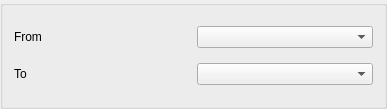
<?xml version="1.0" encoding="UTF-8"?>
<ui version="4.0">
 <class>RangeWidget</class>
 <widget class="QWidget" name="RangeWidget">
  <property name="enabled">
   <bool>true</bool>
  </property>
  <property name="geometry">
   <rect>
    <x>0</x>
    <y>0</y>
    <width>387</width>
    <height>109</height>
   </rect>
  </property>
  <property name="windowTitle">
   <string>RangeWidget</string>
  </property>
  <layout class="QVBoxLayout" name="verticalLayout">
   <property name="leftMargin">
    <number>0</number>
   </property>
   <property name="topMargin">
    <number>0</number>
   </property>
   <property name="rightMargin">
    <number>0</number>
   </property>
   <property name="bottomMargin">
    <number>0</number>
   </property>
   <item>
    <widget class="QGroupBox" name="RangeWidgetGroup">
     <property name="enabled">
      <bool>true</bool>
     </property>
     <property name="toolTip">
      <string>&lt;html&gt;&lt;head/&gt;&lt;body&gt;&lt;p&gt;Enable/Disable cluster range (when &lt;span style=&quot; font-weight:600;&quot;&gt;Disabled&lt;/span&gt; - selected all range)&lt;/p&gt;&lt;/body&gt;&lt;/html&gt;</string>
     </property>
     <property name="title">
      <string/>
     </property>
     <property name="checkable">
      <bool>false</bool>
     </property>
     <property name="checked">
      <bool>false</bool>
     </property>
     <layout class="QGridLayout" name="gridLayout">
      <item row="2" column="0">
       <widget class="QLabel" name="label_to">
        <property name="text">
         <string>To</string>
        </property>
        <property name="alignment">
         <set>Qt::AlignLeading|Qt::AlignLeft|Qt::AlignVCenter</set>
        </property>
       </widget>
      </item>
      <item row="2" column="1">
       <widget class="QComboBox" name="rangeEnd"/>
      </item>
      <item row="1" column="1">
       <widget class="QComboBox" name="rangeBegin"/>
      </item>
      <item row="1" column="0">
       <widget class="QLabel" name="label_from">
        <property name="text">
         <string>From</string>
        </property>
        <property name="alignment">
         <set>Qt::AlignLeading|Qt::AlignLeft|Qt::AlignVCenter</set>
        </property>
       </widget>
      </item>
     </layout>
    </widget>
   </item>
  </layout>
 </widget>
 <layoutdefault spacing="6" margin="11"/>
 <tabstops>
  <tabstop>RangeWidgetGroup</tabstop>
  <tabstop>rangeBegin</tabstop>
  <tabstop>rangeEnd</tabstop>
 </tabstops>
 <resources/>
 <connections/>
</ui>
